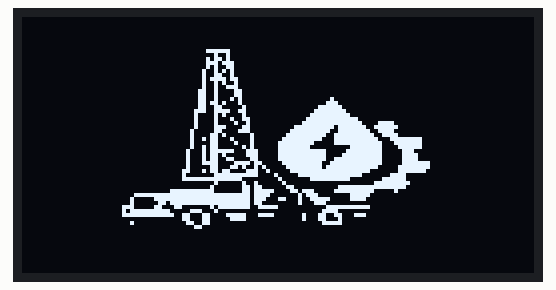
The program below on a simulated ESP32. Shown: 128×64 one-colour display.

Above: at 0.1 s.

The program:

main.cpp
```cpp
#include <Arduino.h>

#include <Wire.h>
#include <Adafruit_GFX.h>
#include <Adafruit_SSD1306.h>
#include "image.h"
#define SCREEN_WIDTH 128
#define SCREEN_HEIGHT 64
#define OLED_RESET -1

Adafruit_SSD1306 display(SCREEN_WIDTH, SCREEN_HEIGHT, &Wire, OLED_RESET);

void setup()
{

  Serial.begin(115200); // Optional: for debugging

  if (!display.begin(SSD1306_SWITCHCAPVCC, 0x3C))
  {
    Serial.println("OLED not found");
    while (true)
      ; // Stop if OLED not detected
  }

  display.clearDisplay();

  // Draw bitmap
  display.drawBitmap(
      0, 0,
      epd_bitmap_9109fc31_1267_4d6c_af11_5651855e302d,
      128, 64,
      WHITE);

  display.display();
}

void loop()
{
}
```

Source omitted: image.h (data table, 6720 bytes)
